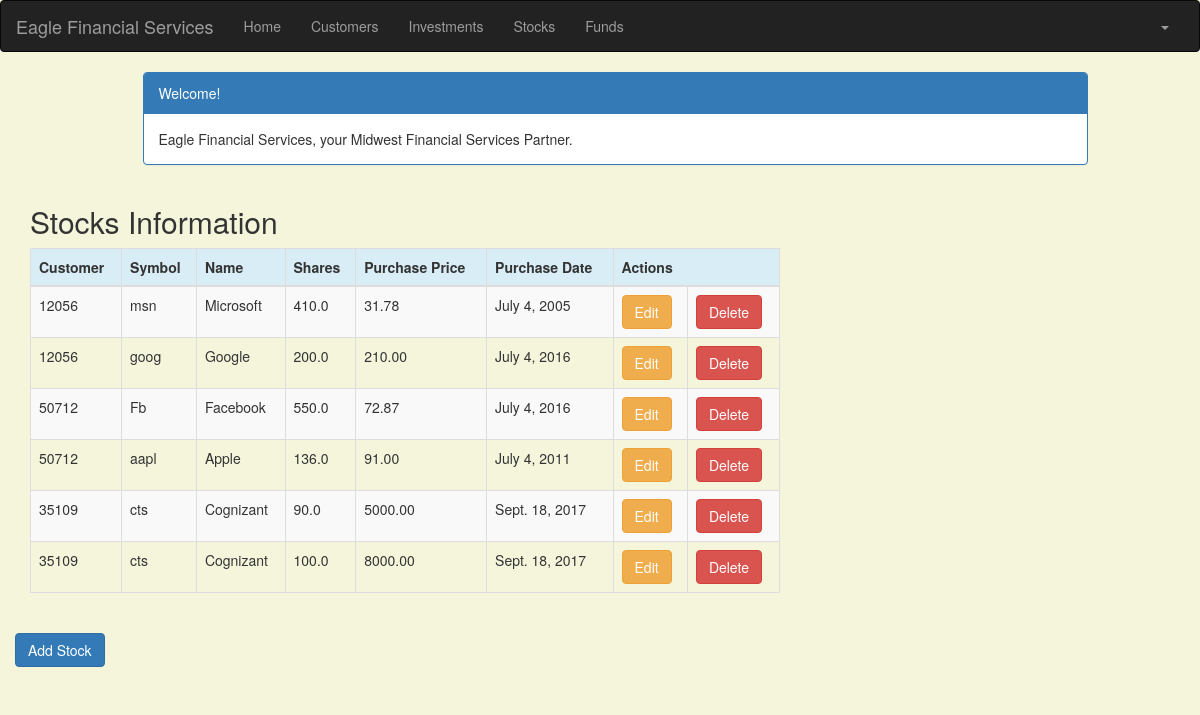
/stock/ (signed in), run on an earlier commit of the app's database.
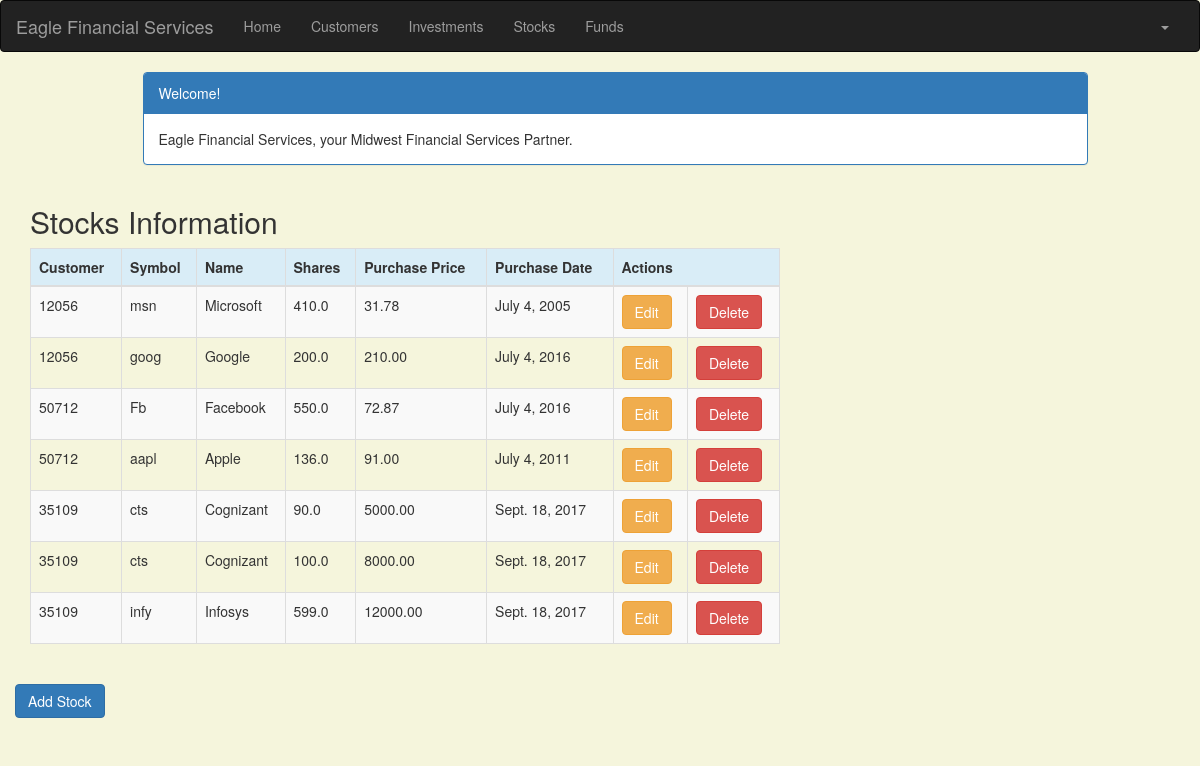
And on a later commit of the database.
### portfolio/models.py (models this page shows, shortened)
class Stock(models.Model):
    customer = models.ForeignKey(Customer, related_name='stocks')
    symbol = models.CharField(max_length=10)
    name = models.CharField(max_length=50)
    shares = models.DecimalField (max_digits=10, decimal_places=1)
    purchase_price = models.DecimalField(max_digits=10, decimal_places=2)
    purchase_date = models.DateField(default=timezone.now, blank=True, null=True)

class Customer(models.Model):
    name = models.CharField(max_length=50)
    address = models.CharField(max_length=200)
    cust_number = models.IntegerField(blank=False, null=False)
    city = models.CharField(max_length=50)
    state = models.CharField(max_length=50)
    zipcode = models.CharField(max_length=10)
    email = models.EmailField(max_length=200)
    cell_phone = models.CharField(max_length=50)
    created_date = models.DateTimeField(
        default=timezone.now)
    updated_date = models.DateTimeField(auto_now_add=True)
    def __str__(self):
        return str(self.cust_number)

### portfolio/views.py (the view)
# urls.py: url(r'^stock/$', views.stock_list, name='stock_list'),
@login_required
def stock_list(request):
   stocks = Stock.objects.filter(purchase_date__lte=timezone.now())
   return render(request, 'portfolio/stock_list.html', {'stocks': stocks})

### portfolio/templates/portfolio/stock_list.html (shortened to what this page needs)
{% extends 'portfolio/base.html' %}
{% block content %}
    <!DOCTYPE html>
    <html>
    <head>
        <link rel="stylesheet" href="https://maxcdn.bootstrapcdn.com/bootstrap/3.3.4/css/bootstrap.min.css">
    </head>
    <body>
    <div class="container">
        <div class="row">
            <div class="col-md-10 col-md-offset-1">
                <div class="panel panel-primary">
                    <div class="panel-heading">Welcome!</div>
                    <div class="panel-body">
                        Eagle Financial Services, your Midwest Financial Services Partner.
                    </div>
                </div>
            </div>
        </div>
    </div>
    <div class="row">
        <h2 style="padding-left: 15Px">Stocks Information</h2>
    </div>
    <div>
        <table class="table table-striped table-bordered table-hover">
            <thead>
            <tr class="bg-info">
                <th>Customer</th>
                <th>Symbol</th>
                <th>Name</th>
                <th>Shares</th>
                <th>Purchase Price</th>
                <th>Purchase Date</th>
                <th colspan="3">Actions</th>
            </tr>
            </thead>
            <tbody>
            {% for stock in stocks %}
                <tr>
                    <td>{{ stock.customer }}</td>
                    <td>{{ stock.symbol }}</td>
                    <td>{{ stock.name }}</td>
                    <td>{{ stock.shares }}</td>
                    <td>{{ stock.purchase_price }}</td>
                    <td>{{ stock.purchase_date }}</td>
                    <td><a href="{% url 'portfolio:stock_edit' pk=stock.pk %}"
                           class="btn btn-warning">Edit</a></td>
                    <td><a href="{% url 'portfolio:stock_delete' pk=stock.pk %}"
                           onclick="return confirm('Are you sure you want to delete?')"
                           class="btn btn-danger">Delete</a>
                    </td>
                </tr>
            {% endfor %}
            </tbody>
        </table>
     <div class="row">
            <a href="{% url 'portfolio:stock_new' %}" class="row"><span
                    class="btn btn-primary">Add Stock</span></a>
        </div>
    </div>
    </body>
    </html>
{% endblock %}

What changed in the data, as far as the page shows it:
added Stock: customer "35109", symbol "infy", name "Infosys", shares "599.0", purchase_price "12000.00", purchase_date "Sept. 18, 2017"
